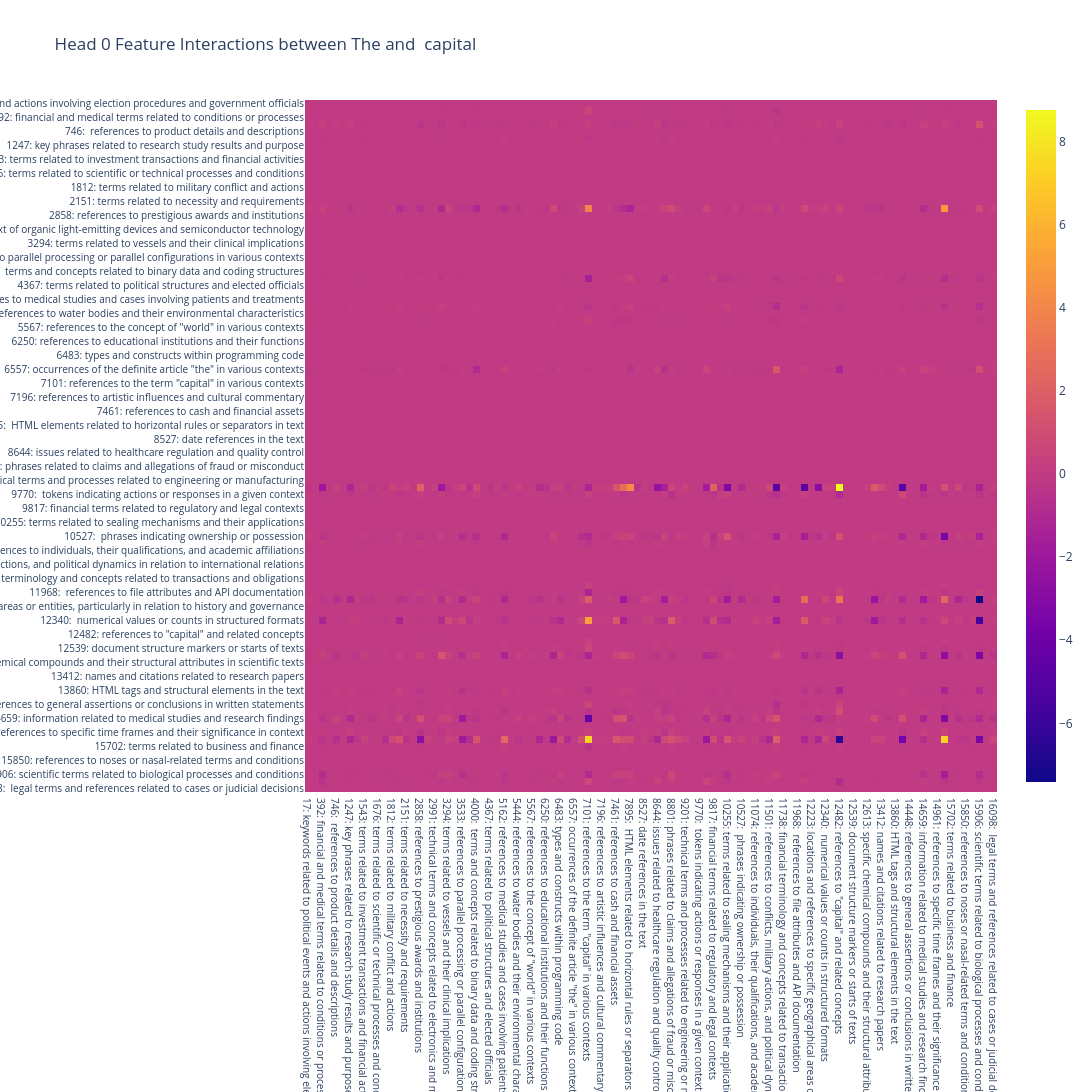

Write notebook code for a chart like this one.
### Code cell
plot_feature_interactions_new(M,tokens,labels_pruned,i,j,head)

### Figure 1 — Plotly figure (JSON) as saved in the notebook; plotly's stock layout.template omitted (floating-point values rounded to 4 significant figures; data arrays with more than 128 entries replaced by an {"elided": "..."} marker saying what was removed)
{"data": [{"coloraxis": "coloraxis", "hovertemplate": "x: %{x}<br>y: %{y}<br>color: %{z}<extra></extra>", "name": "0", "type": "heatmap", "x": ["17: keywords related to political events and actions involving election procedures and government officials", "181: technical issues related to software and system errors", "392: financial and medical terms related to conditions or processes", "705: references to significant amounts of money or economic transactions", "746:  references to product details and descriptions", "1245: phrases that indicate the existence or presence of something", "1247: key phrases related to research study results and purpose", "1512: references to water and its properties in various chemical and biological contexts", "1543: terms related to investment transactions and financial activities", "1639: terms related to political systems and governance", "1676: terms related to scientific or technical processes and conditions", "1752: components related to quantitative performance metrics and analysis in various contexts", "1812: terms related to military conflict and actions", "2103: phrases or words related to \"kicking\"", "2151: terms related to necessity and requirements", "2203: sentences indicating actions or inquiries related to specific topics, often with a personal perspective", "2858: references to prestigious awards and institutions", "2923: terms related to biological and chemical processes, particularly those involving peptides, proteins, and enzymes", "2991: technical terms and concepts related to electronics and materials science, particularly in the context of organic light-emitting devices and semiconductor technology", "3269: instances of the word \"cap\" and its variations", "3294: terms related to vessels and their clinical implications", "3401: technical terms and concepts related to electrical and electronic circuits", "3533: references to parallel processing or parallel configurations in various contexts", "3578: terms related to food, agriculture, and environmental factors", "4000:  terms and concepts related to binary data and coding structures", "4228:  headings or titles that introduce sections of content", "4367: terms related to political structures and elected officials", "4854:  elements related to coding and programming concepts", "5162: references to medical studies and cases involving patients and treatments", "5425:  numerical data or statistics presented in various contexts", "5444: references to water bodies and their environmental characteristics", "5544:  references to the term \"The.\"", "5567: references to the concept of \"world\" in various contexts", "6226: aspects related to user experience and customer engagement", "6250: references to educational institutions and their functions", "6358: terms related to biological processes and relationships, particularly those involving metabolism and cellular functions", "6483: types and constructs within programming code", "6512: specific patterns or components in technical or legal contexts, particularly related to jury sequestration", "6557: occurrences of the definite article \"the\" in various contexts", "7083: proper nouns and specific geographic or organizational entities", "7101: references to the term \"capital\" in various contexts", "7156:  terms related to wastewater treatment and environmental health", "7196: references to artistic influences and cultural commentary", "7328: technical terms related to programming and error handling in code", "7461: references to cash and financial assets", "7649: references to code structure and definitions", "7895:  HTML elements related to horizontal rules or separators in text", "8274: technical terms and identifiers associated with digital assets and programming", "8527: date references in the text", "8552: technical jargon related to software installation and configuration processes", "8644: issues related to healthcare regulation and quality control", "8650: terms related to natural features and outdoor activities", "8801: phrases related to claims and allegations of fraud or misconduct", "9162: phrases and terms related to geographic locations and cultural demographics", "9201: technical terms and processes related to engineering or manufacturing", "9394: repetitive instances of the word \"The.\"", "9770:  tokens indicating actions or responses in a given context", "9774: guidelines and evidence related to health and emergency risk communication", "9817: financial terms related to regulatory and legal contexts", "9856: elements related to dining or eating experiences", "10255: terms related to sealing mechanisms and their applications", "10296: mention of named entities and organizations", "10527:  phrases indicating ownership or possession", "11057: phrases that emphasize the word \"the.\"", "11074: references to individuals, their qualifications, and academic affiliations", "11247: phrases related to accommodations and amenities", "11501: references to conflicts, military actions, and political dynamics in relation to international relations", "11512: terms related to financial capital and its implications", "11738: financial terminology and concepts related to transactions and obligations", "11754:  instances of the letter \"A\" in various contexts", "11968:  references to file attributes and API documentation", "12054: content related to medical conditions and treatments", "12223: locations and references to specific geographical areas or entities, particularly in relation to history and governance", "12256: terms related to legal or ethical accountability and consequences", "12340:  numerical values or counts in structured formats", "12434: references to literature and storytelling elements", "12482: references to \"capital\" and related concepts", "12494: words and phrases associated with new and old products", "12539: document structure markers or starts of texts", "12555: phrases related to formal power dynamics and authority", "12613: specific chemical compounds and their structural attributes in scientific texts", "12817: terms related to political discourse and revolutionary concepts", "13412: names and citations related to research papers", "13500: references to contemporary artists and exhibitions", "13860: HTML tags and structural elements in the text", "13923: keywords and phrases related to legal context and technical terminology", "14448: references to general assertions or conclusions in written statements", "14656:  instances of text that denote specific document structural elements or markers", "14659: information related to medical studies and research findings", "14681:  references to government actions and decision-making processes", "14961: references to specific time frames and their significance in context", "15664:  legal terminology and related concepts", "15702: terms related to business and finance", "15800: concepts related to the significance and impact of various topics, especially in relation to evidence and existence", "15850: references to noses or nasal-related terms and conditions", "15894: expressions related to luxury experiences and products", "15906: scientific terms related to biological processes and conditions", "16027: mathematical and scientific notation", "16098:  legal terms and references related to cases or judicial decisions"], "xaxis": "x", "y": ["17: keywords related to political events and actions involving election procedures and government officials", "181: technical issues related to software and system errors", "392: financial and medical terms related to conditions or processes", "705: references to significant amounts of money or economic transactions", "746:  references to product details and descriptions", "1245: phrases that indicate the existence or presence of something", "1247: key phrases related to research study results and purpose", "1512: references to water and its properties in various chemical and biological contexts", "1543: terms related to investment transactions and financial activities", "1639: terms related to political systems and governance", "1676: terms related to scientific or technical processes and conditions", "1752: components related to quantitative performance metrics and analysis in various contexts", "1812: terms related to military conflict and actions", "2103: phrases or words related to \"kicking\"", "2151: terms related to necessity and requirements", "2203: sentences indicating actions or inquiries related to specific topics, often with a personal perspective", "2858: references to prestigious awards and institutions", "2923: terms related to biological and chemical processes, particularly those involving peptides, proteins, and enzymes", "2991: technical terms and concepts related to electronics and materials science, particularly in the context of organic light-emitting devices and semiconductor technology", "3269: instances of the word \"cap\" and its variations", "3294: terms related to vessels and their clinical implications", "3401: technical terms and concepts related to electrical and electronic circuits", "3533: references to parallel processing or parallel configurations in various contexts", "3578: terms related to food, agriculture, and environmental factors", "4000:  terms and concepts related to binary data and coding structures", "4228:  headings or titles that introduce sections of content", "4367: terms related to political structures and elected officials", "4854:  elements related to coding and programming concepts", "5162: references to medical studies and cases involving patients and treatments", "5425:  numerical data or statistics presented in various contexts", "5444: references to water bodies and their environmental characteristics", "5544:  references to the term \"The.\"", "5567: references to the concept of \"world\" in various contexts", "6226: aspects related to user experience and customer engagement", "6250: references to educational institutions and their functions", "6358: terms related to biological processes and relationships, particularly those involving metabolism and cellular functions", "6483: types and constructs within programming code", "6512: specific patterns or components in technical or legal contexts, particularly related to jury sequestration", "6557: occurrences of the definite article \"the\" in various contexts", "7083: proper nouns and specific geographic or organizational entities", "7101: references to the term \"capital\" in various contexts", "7156:  terms related to wastewater treatment and environmental health", "7196: references to artistic influences and cultural commentary", "7328: technical terms related to programming and error handling in code", "7461: references to cash and financial assets", "7649: references to code structure and definitions", "7895:  HTML elements related to horizontal rules or separators in text", "8274: technical terms and identifiers associated with digital assets and programming", "8527: date references in the text", "8552: technical jargon related to software installation and configuration processes", "8644: issues related to healthcare regulation and quality control", "8650: terms related to natural features and outdoor activities", "8801: phrases related to claims and allegations of fraud or misconduct", "9162: phrases and terms related to geographic locations and cultural demographics", "9201: technical terms and processes related to engineering or manufacturing", "9394: repetitive instances of the word \"The.\"", "9770:  tokens indicating actions or responses in a given context", "9774: guidelines and evidence related to health and emergency risk communication", "9817: financial terms related to regulatory and legal contexts", "9856: elements related to dining or eating experiences", "10255: terms related to sealing mechanisms and their applications", "10296: mention of named entities and organizations", "10527:  phrases indicating ownership or possession", "11057: phrases that emphasize the word \"the.\"", "11074: references to individuals, their qualifications, and academic affiliations", "11247: phrases related to accommodations and amenities", "11501: references to conflicts, military actions, and political dynamics in relation to international relations", "11512: terms related to financial capital and its implications", "11738: financial terminology and concepts related to transactions and obligations", "11754:  instances of the letter \"A\" in various contexts", "11968:  references to file attributes and API documentation", "12054: content related to medical conditions and treatments", "12223: locations and references to specific geographical areas or entities, particularly in relation to history and governance", "12256: terms related to legal or ethical accountability and consequences", "12340:  numerical values or counts in structured formats", "12434: references to literature and storytelling elements", "12482: references to \"capital\" and related concepts", "12494: words and phrases associated with new and old products", "12539: document structure markers or starts of texts", "12555: phrases related to formal power dynamics and authority", "12613: specific chemical compounds and their structural attributes in scientific texts", "12817: terms related to political discourse and revolutionary concepts", "13412: names and citations related to research papers", "13500: references to contemporary artists and exhibitions", "13860: HTML tags and structural elements in the text", "13923: keywords and phrases related to legal context and technical terminology", "14448: references to general assertions or conclusions in written statements", "14656:  instances of text that denote specific document structural elements or markers", "14659: information related to medical studies and research findings", "14681:  references to government actions and decision-making processes", "14961: references to specific time frames and their significance in context", "15664:  legal terminology and related concepts", "15702: terms related to business and finance", "15800: concepts related to the significance and impact of various topics, especially in relation to evidence and existence", "15850: references to noses or nasal-related terms and conditions", "15894: expressions related to luxury experiences and products", "15906: scientific terms related to biological processes and conditions", "16027: mathematical and scientific notation", "16098:  legal terms and references related to cases or judicial decisions"], "yaxis": "y", "z": {"elided": "99x99 float values"}}], "layout": {"coloraxis": {"colorscale": [[0, "#0d0887"], [0.1111, "#46039f"], [0.2222, "#7201a8"], [0.3333, "#9c179e"], [0.4444, "#bd3786"], [0.5556, "#d8576b"], [0.6667, "#ed7953"], [0.7778, "#fb9f3a"], [0.8889, "#fdca26"], [1, "#f0f921"]]}, "height": 2380, "margin": {"b": 300, "l": 300, "r": 50, "t": 100}, "title": {"text": "Head 0 Feature Interactions between The and  capital"}, "width": 2330, "xaxis": {"anchor": "y", "automargin": false, "constrain": "domain", "domain": [0, 1], "scaleanchor": "y", "tickfont": {"size": 10}}, "yaxis": {"anchor": "x", "automargin": false, "autorange": "reversed", "constrain": "domain", "domain": [0, 1], "tickfont": {"size": 10}}}}
